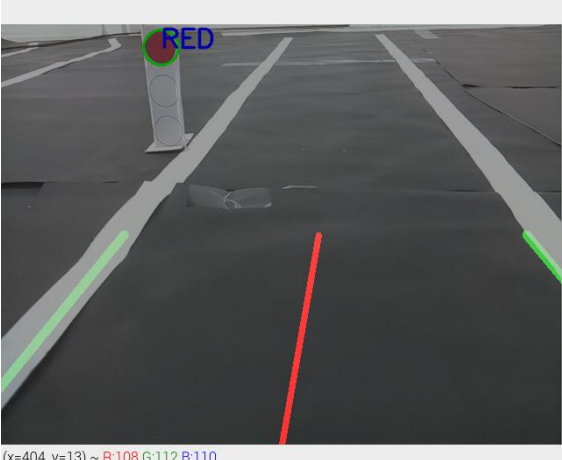
#> input picture pics/1.png, 562 x 460 px
$ python -i detect.py   (imports and definitions only)
#> lines starting #> are read from the running program, lines starting #| are printed output that depends on the picture; after the words box and inside, x2 and y2 are one past the last pixel; in counts of white or black regions, pixels touching at a corner belong together
#> further down, picture is the input picture: shape (460, 562, 3); mean B, G, R 93.2, 93.5, 92.7
import cv2,math,time
import numpy as np
import matplotlib.pyplot as plt
import RPi.GPIO as GPIO


# The frame taken from the camera is converted to HSV format and a mask is applied to the color tones. The edges are detected with the applied mask.
def edges_detect(frame):
    HSV = cv2.cvtColor(frame,cv2.COLOR_BGR2HSV)
#> HSV: shape (460, 562, 3); mean H, S, V 66.6, 10.9, 95.7
    lower_white= np.array([0,0,65])
    upper_white= np.array([180,255,255])
    mask = cv2.inRange(HSV,lower_white,upper_white)
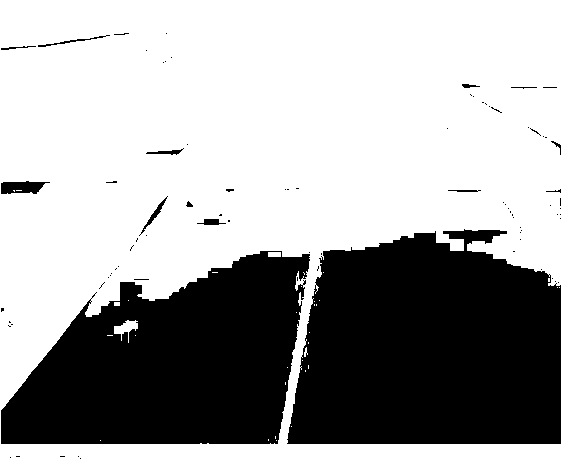
#> mask: shape (460, 562); 64.3% white; 84 black regions (70 under 20 px), largest, box (x1, y1, x2, y2) and area: (287, 229, 561, 444) 49731, (1, 251, 310, 444) 41055, (1, 181, 50, 194) 455
    edges = cv2.Canny(mask,200,400)
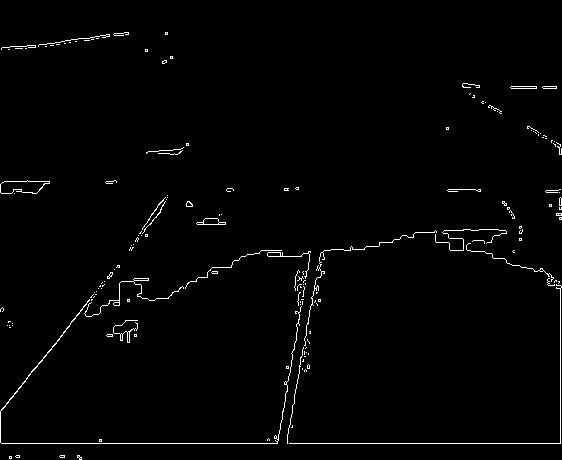
#> edges: shape (460, 562); 1.5% white in thin lines or dots

    return edges

# Masking is done completely according to the location of the strips.
# [8 lines left out: function ROI, not called in this run]

# The coordinates of the strip segments are obtained with the HoughLinesP format.
def detect_line_coordinats(mask_edges):
    line_coordinats = cv2.HoughLinesP(mask_edges,1,np.pi/180,10,np.array([]),minLineLength=8,maxLineGap=4)
    return line_coordinats


# Line segments are drawn according to the coordinates found (x1,y1,x2,y2).
# [251 lines left out: functions lines_draw, points_make, avg_slope_intercept, calculate_angle, stabilize_angle, direction and 2 more, not called in this run]
def stop(pwm1):
    pwm1.ChangeDutyCycle(0)
def end(pwm0,pwm1):
    pwm0.ChangeDutyCycle(0)
    pwm1.ChangeDutyCycle(0)

# [42 lines left out: function main, not called in this run]

>>> import cv2
>>> picture = cv2.imread('../pics/1.png')
>>> result = edges_detect(picture)

$ run again, on pics/2.png
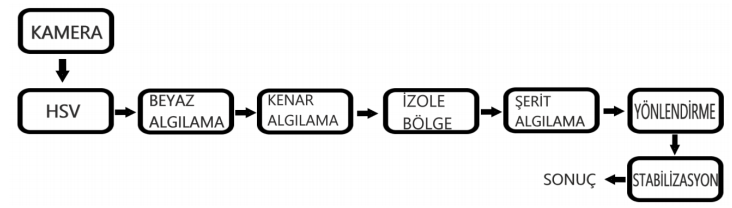
#> input picture pics/2.png, 732 x 208 px
#> picture is the input picture: shape (208, 732, 3); mean B, G, R 233.8, 233.8, 233.8
#> HSV: shape (208, 732, 3); mean H, S, V 0.3, 0.1, 233.8
#> in edges_detect, `mask = cv2.inRange(HSV,lower_white,upper_white)`:
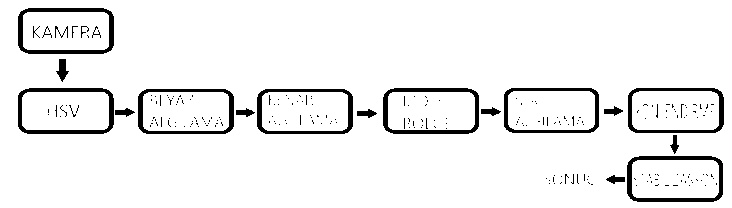
#> mask: shape (208, 732); 93.9% white; 235 black regions (214 under 20 px), largest, box (x1, y1, x2, y2) and area: (18, 8, 114, 54) 1052, (627, 156, 723, 202) 1028, (383, 88, 479, 134) 1025
#> in edges_detect, `edges = cv2.Canny(mask,200,400)`:
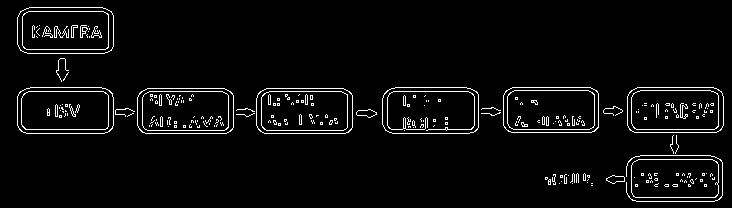
#> edges: shape (208, 732); 4.1% white in thin lines or dots

$ run again, on pics/3.png
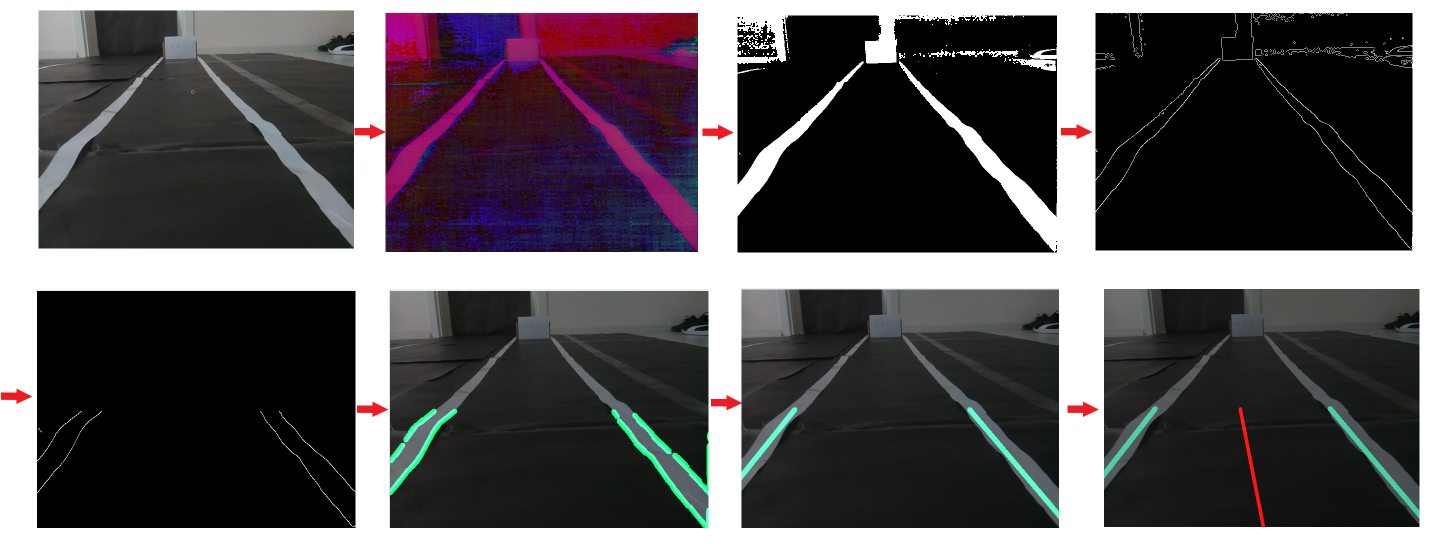
#> input picture pics/3.png, 2861 x 1087 px (shown at 1/2 size)
#> picture is the input picture: shape (1087, 2861, 3); mean B, G, R 85.5, 82.3, 86.2
#> HSV: shape (1087, 2861, 3); mean H, S, V 33.3, 29.1, 89.7
#> in edges_detect, `mask = cv2.inRange(HSV,lower_white,upper_white)`:
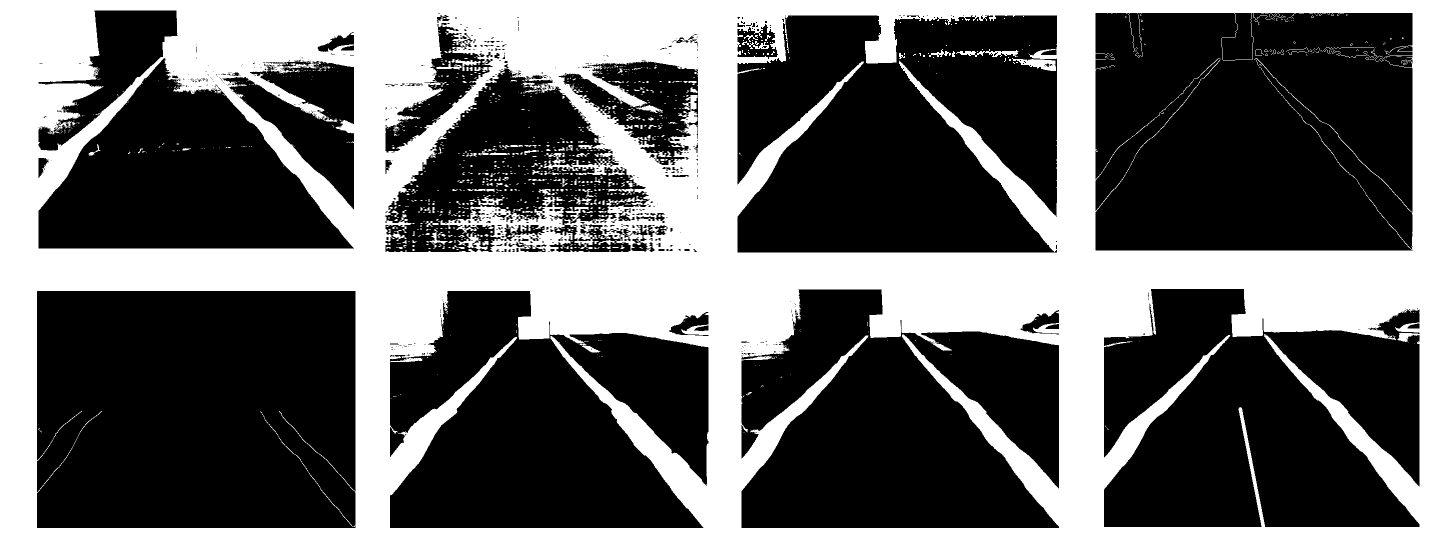
#> mask: shape (1087, 2861) (shown at 1/2 size); 38.7% white; 1229 white regions (1044 under 20 px), largest, box (x1, y1, x2, y2) and area: (0, 0, 2861, 1087) 1185867, (2024, 116, 2112, 142) 1147, (1912, 98, 2037, 114) 818
#> in edges_detect, `edges = cv2.Canny(mask,200,400)`:
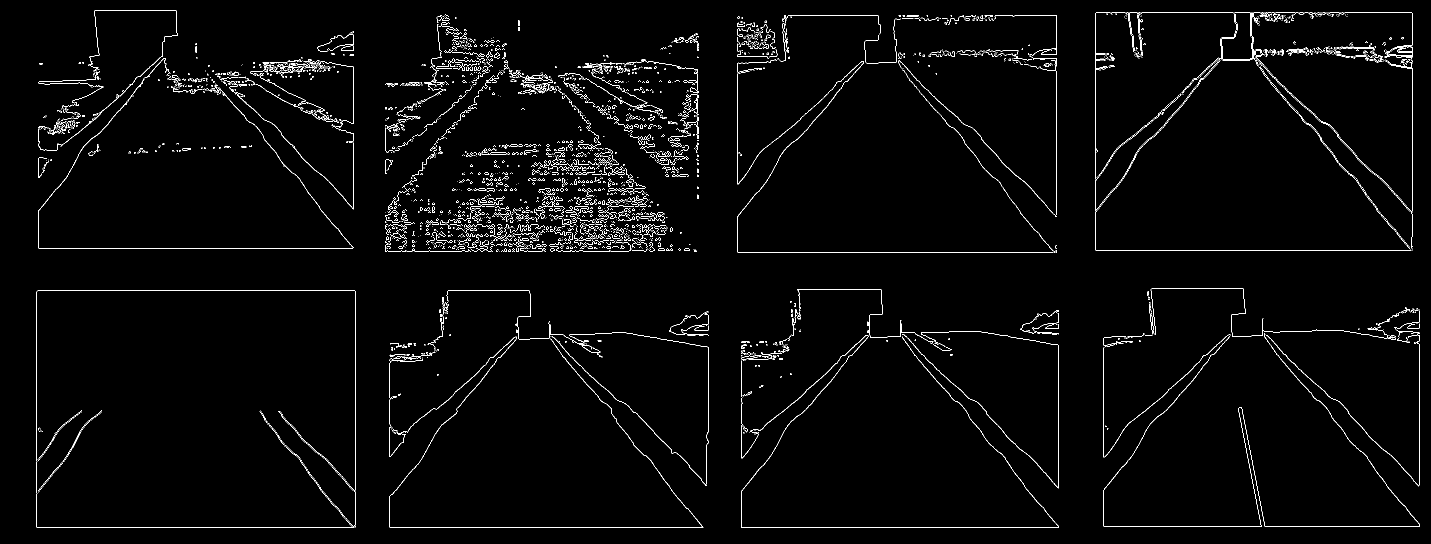
#> edges: shape (1087, 2861) (shown at 1/2 size); 2% white in thin lines or dots

$ run again, on pics/4.png
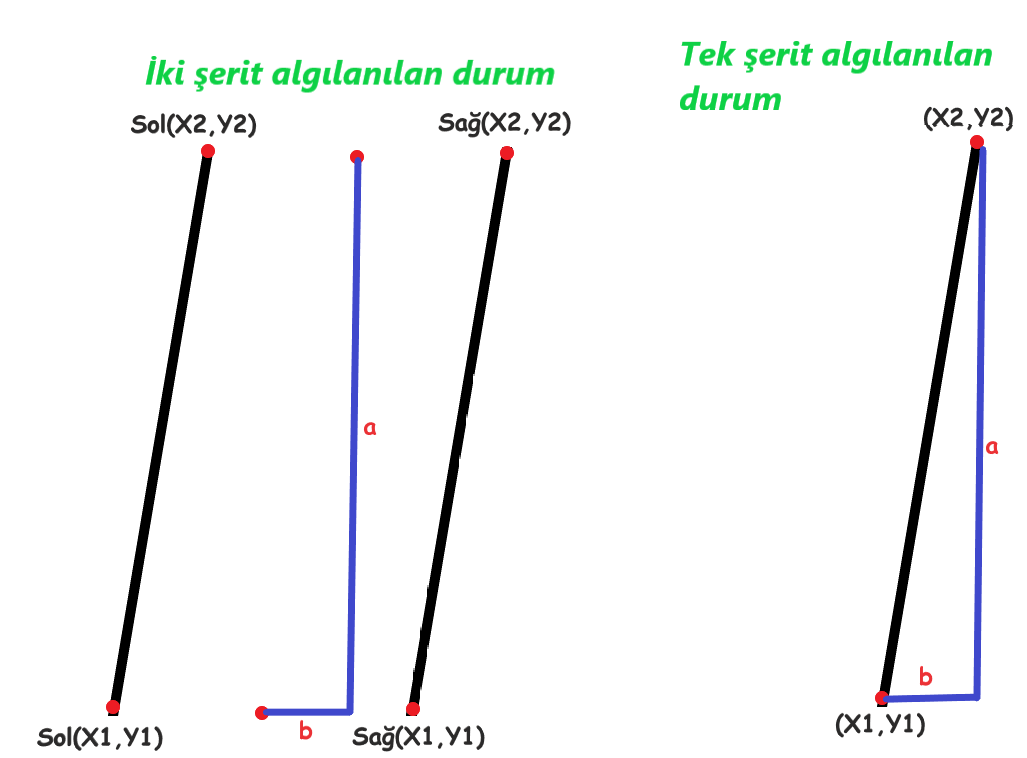
#> input picture pics/4.png, 1027 x 758 px
#> picture is the input picture: shape (758, 1027, 3); mean B, G, R 245, 245, 243.2
#> HSV: shape (758, 1027, 3); mean H, S, V 2.9, 5, 246.9
#> in edges_detect, `mask = cv2.inRange(HSV,lower_white,upper_white)`:
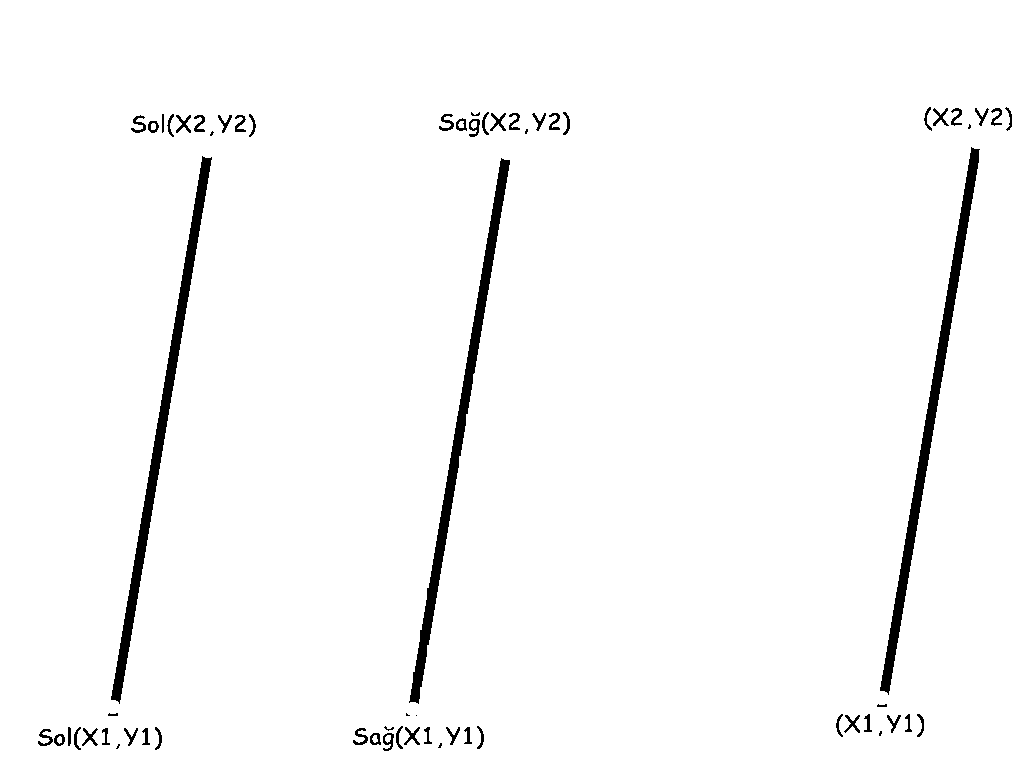
#> mask: shape (758, 1027); 97.5% white; 63 black regions (9 under 20 px), largest, box (x1, y1, x2, y2) and area: (111, 156, 212, 704) 5221, (880, 147, 980, 695) 5211, (409, 158, 510, 704) 5204
#> in edges_detect, `edges = cv2.Canny(mask,200,400)`:
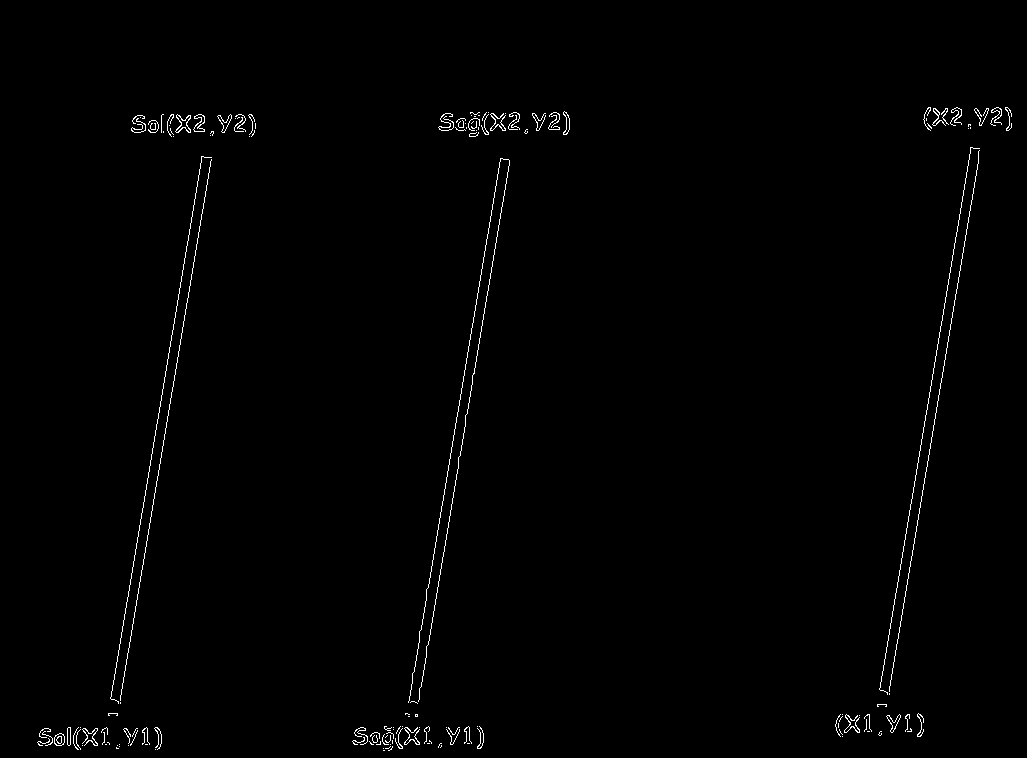
#> edges: shape (758, 1027); 0.81% white in thin lines or dots, all inside (x1, y1, x2, y2) = (37, 107, 1012, 751)
